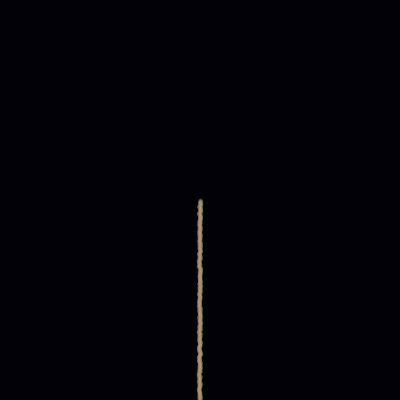
Frame 1 (no input)
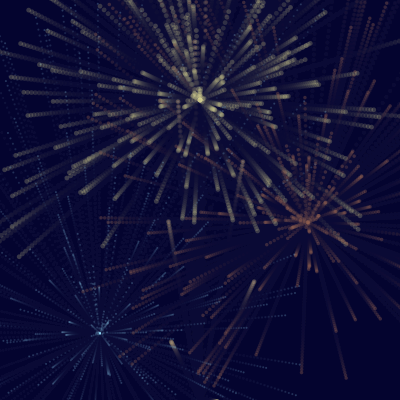
Frame 60 (the mouse pressed at the canvas centre just before this capture)
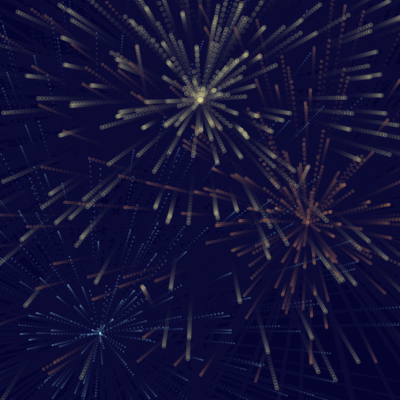
Frame 120 (the mouse held since frame 60 and released just before this capture)

The Processing sketch that drew these frames (run headless with seeded random() and noise(); from frame 60 on, the mouse is pressed at the canvas centre):

// Processing sketch: processing_172369
// ── processing_172369.pde

int numParticles = 200;
GenParticle[] p = new GenParticle[numParticles];
GenParticle[] p2 = new GenParticle[numParticles];
GenParticle[] p3 = new GenParticle[numParticles];

void setup() {
  size(400, 400);
  noStroke();
  background(0);

  for (int i = 0; i < p.length; i++) {
    float velX = random(-1, 1);
    float velY = -i;
    // Inputs: x, y, x-velocity, y-velocity,
    // radius, origin x, origin y
    p[i] = new GenParticle(width/2, height, velX, velY,
    2.4, width/2, height/4);
    p2[i] = new GenParticle(width/2, height, velX, velY,
    1.0, width/4, height/1.2);
    p3[i] = new GenParticle(width/2, height, velX, velY,
    1.75, width/1.3, height/1.8);
  }
}

void draw() {
  fill(10,10,50, 36);
  rect(0, 0, width, height);
  
  for (int i = 0; i < p.length; i++) {
    fill(225,220,150, 60);
    p[i].update();
    p[i].regenerate();
    p[i].display();
    fill(150,220,250, 60);
    p2[i].update();
    p2[i].regenerate();
    p2[i].display();
    fill(150,100,80, 90);
    p3[i].update();
    p3[i].regenerate();
    p3[i].display();
  }
}
class GenParticle extends Particle {
  float originX, originY;
  
  GenParticle(int xIn, int yIn, float vxIn, float vyIn,
              float r, float ox, float oy) {
    super(xIn, yIn, vxIn, vyIn, r);
    originX = ox;
    originY = oy;
  }

  void regenerate() {
    if ((x > width+radius) || (x < -radius) ||
       (y > height+radius) || (y < -radius)) {
          x = originX;
          y = originY;
          vx = random(-4.0, 4.0);
          vy = random(-6.0, 3.0);
    }
  }
}
class Particle {
  float x, y; // The x- and y-coordinates
  float vx, vy; // The x- and y-velocities
  float radius; // Particle radius
  float gravity = 0.0009;

  Particle(int xpos, int ypos, float velx, float vely, float r) {
    x = xpos;
    y = ypos;
    vx = velx;
    vy = vely;
    radius = r;
  }

  void update() {
    vy = vy + gravity;
    y += vy;
    x += vx;
  }

  void display() {
    ellipse(x, y, radius*2, radius*2);
  }
}
